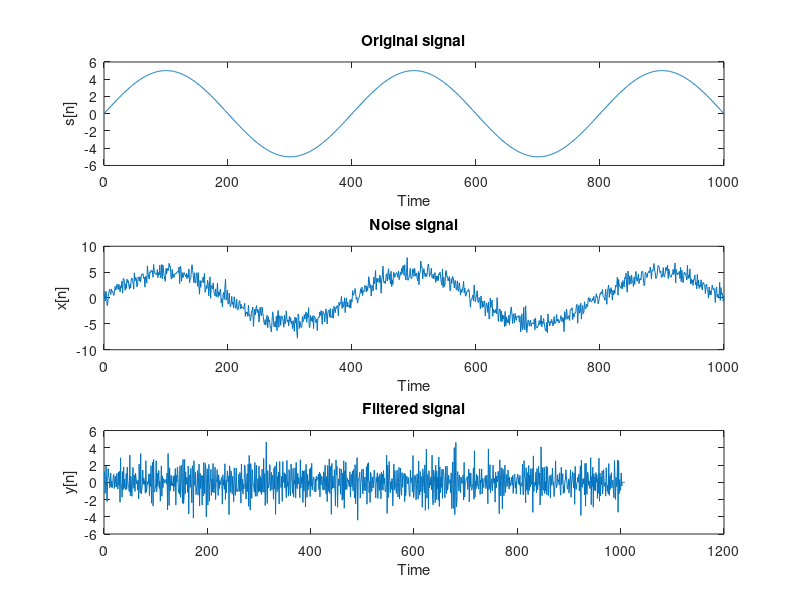

Here is the MATLAB script that generated this plot:
n = 0:1000;
wn = pi / 200;
sn = 5 * sin(wn * n);
vn = randn(1, 1001);
xn = sn + vn;

figure;
hn = [1, -1, zeros(1,6)];
yn=conv(xn,hn,"full");

    subplot(3,1,1);
    plot(n, sn);
    xlabel('Time');
    ylabel('s[n]');
    title('Original signal');


    subplot(3,1,2);
    plot(n, xn);
    xlabel('Time');
    ylabel('x[n]');
    title('Noise signal');


    subplot(3,1,3);
    plot(yn);
    xlabel('Time');
    ylabel('y[n]');
    title('Filtered signal');



